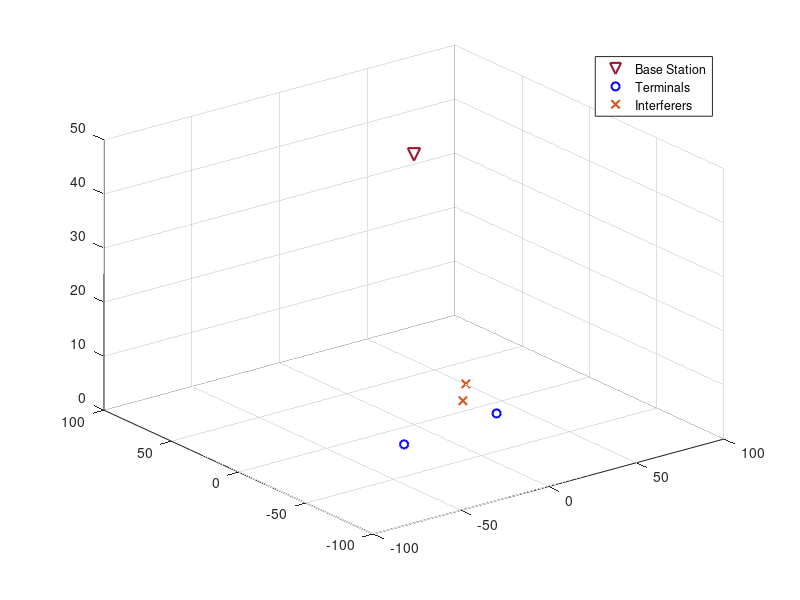

The MATLAB source for this figure: (Note: this script raises an error after producing the figure.)
%random coordinate generation
bs = [0,0,50]; %base station
t1 = [-50 + rand(2,1)*100;0]; %terminal1
t2 = [-50 + rand(2,1)*100;0]; %terminal2
i1 = [-50 + rand(2,1)*100;0]; %interferers
i2 = [-50 + rand(2,1)*100;0];

while(1)
    t1 = t1+[-5+10*rand(2,1);0]; %random movements (between -5 and 5)
    t2 = t2+[-5+10*rand(2,1);0];
    i1 = i1+[-5+10*rand(2,1);0];
    i2 = i2+[-5+10*rand(2,1);0];
    %plot procedure
    v=[t1,t2,i1,i2];
    figure(1)
    plot3(bs(1),bs(2),bs(3),'vr','MarkerSize',9,'LineWidth',1.5,'Color',[0.6350 0.0780 0.1840]);
    hold on;
    plot3(v(1,(1:2)),v(2,(1:2)),v(3,(1:2)),'ob','LineWidth',1.5); %tracked terminals
    plot3(v(1,(3:4)),v(2,(3:4)),v(3,(3:4)),'x', 'Color',[0.8500 0.3250 0.0980],'LineWidth',1.5); %interferers
    xlim([-100,100])
    ylim([-100,100])
    zlim([0,50])
    grid on;
    legend('Base Station','Terminals','Interferers');
    hold off;    


    %azimuth and elevation

    az_t1=rad2deg(atan2(t1(1),t1(2)));
    az_t2=rad2deg(atan2(t2(1),t2(2)));
    az_i1=rad2deg(atan2(i1(1),i1(2)));
    az_i2=rad2deg(atan2(i2(1),i2(2)));


    el_t1=rad2deg(atan2(bs(3),sqrt(t1(1)^2+t1(2)^2)));
    el_t2=rad2deg(atan2(bs(3),sqrt(t2(1)^2+t2(2)^2)));
    el_i1=rad2deg(atan2(bs(3),sqrt(i1(1)^2+i1(2)^2)));
    el_i2=rad2deg(atan2(bs(3),sqrt(i2(1)^2+i2(2)^2)));
    
    % Initialize system constants
    gc = helperGetDesignSpecsParameters();
    a = rand(1)*100
    % Tunable parameters
    tp.txPower = 9;           % watt
    tp.txGain = -8;           % dB
    tp.mobileRange = 2750;    % m
    tp.mobileAngle = az_t1;       % degrees
    tp.interfPower = 1;       % watt
    tp.interfGain = -20;      % dB
    tp.interfRange = 9000;    % m
    tp.interfAngle =   az_i1;    % degrees
    tp.numTXElements = 8;       
    tp.steeringAngle = az_t1;     % degrees
    tp.rxGain = 108.8320 - tp.txGain; % dB

    numTx= tp.numTXElements;
    
    %% abbiamo cambiato backbaffled da true a false
    %% Signal Transmission 
    % First, configure the system's transmitter. 

    [encoder,scrambler,modulatorRQAM,modulatorOFDM,steeringvec,transmitter,...
        radiator,pilots,numDataSymbols,frmSz] = helperMIMOTxSetup(gc,tp);

    %%
    % There are many components in the transmitter subsystem, such as the
    % convolutional encoder, the scrambler, the QAM modulator, the OFDM
    % modulator, and so on. The message is first converted to an information
    % bit stream and then passed through source coding and modulation stages to
    % prepare for the radiation.

    txBits = randi([0, 1], frmSz,1);
    coded = encoder(txBits);
    bitsS = scrambler(coded);
    tx = modulatorRQAM(bitsS);

    %%
    % In an OFDM system, the data is carried by multiple sub-carriers that are
    % orthogonal to each other. 

    ofdm1 = reshape(tx, gc.numCarriers,numDataSymbols);

    %%
    % Then, the data stream is duplicated to all radiating elements in the
    % transmitting array

    ofdmData = repmat(ofdm1,[1, 1, numTx]);
    txOFDM = modulatorOFDM(ofdmData, pilots);
    %scale
    txOFDM = txOFDM * ...
        (gc.FFTLength/sqrt(gc.FFTLength-sum(gc.NumGuardBandCarriers)-1));

    % Amplify to achieve peak TX power for each channel
    for n = 1:numTx
        txOFDM(:,n) = transmitter(txOFDM(:,n));
    end

    %%
    % In a MIMO system, it is also possible to separate multiple users spatial
    % division multiplexing (SDMA). In these situations, the data stream is
    % often modulated by a weight corresponding to the desired direction so
    % that once radiated, the signal is maximized in that direction. Because in
    % a MIMO channel, the signal radiated from different elements in an array
    % may go through different propagation environments, the signal radiated
    % from each antenna should be propagated individually. This can be achieved
    % by setting CombineRadiatedSignals to false on the phased.Radiator
    % component.

    radiator.CombineRadiatedSignals = true;

    %%
    % To achieve precoding, the data stream radiated from each antenna in the
    % array is modulated by a phase shift corresponding to its radiating
    % direction. The goal of this precoding is to ensure these data streams add
    % in phase if the array is steered toward that direction. Precoding can be
    % specified as weights used at the radiator.

    wR = steeringvec(gc.fc,[-tp.mobileAngle;0]);

    %% 
    % Meanwhile, the array is also steered toward a given steering angle, so
    % the total weights are a combination of both precoding and the steering
    % weights.

    wT = steeringvec(gc.fc,[tp.steeringAngle;0]);
    weight = wT.* wR;

    %%
    % The transmitted signal is thus given by

    txOFDM = radiator(txOFDM,repmat([tp.mobileAngle;0],1,numTx),conj(weight));

    %%
    % Note that the transmitted signal, txOFDM, is a matrix whose columns
    % represent data streams radiated from the corresponding elements in the
    % transmit array.
    %%
    % The entire scene can be depicted in the figure below
    figure(2);

    
    helperPlotMIMOEnvironment(gc, tp);

    hold off
    pause(1)
end

